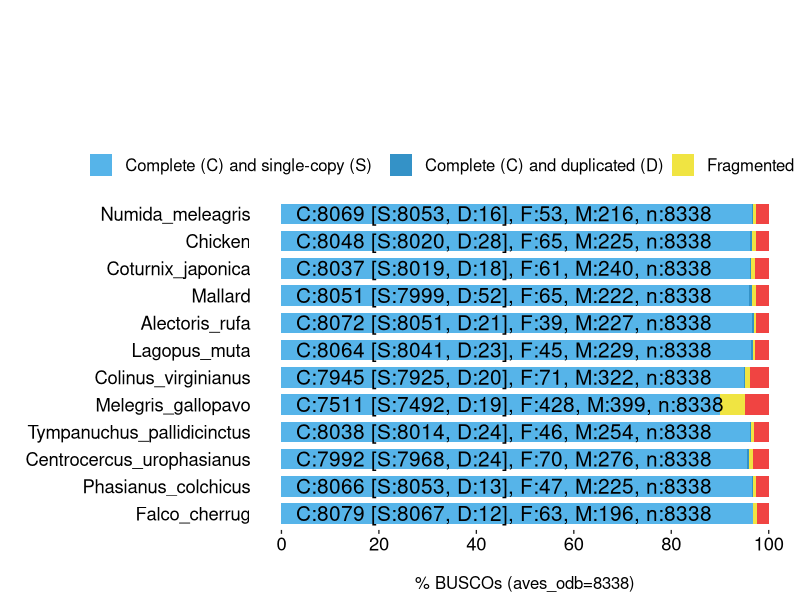
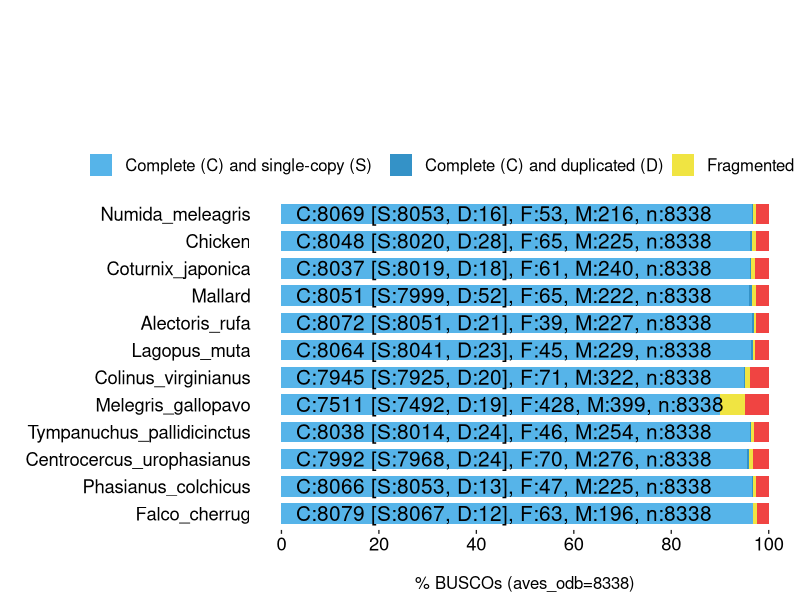

Generate these figures, in order, with R:
######################################
#
# BUSCO summary figure
# @version 4.0.0
# @since BUSCO 2.0.0
# 
# Copyright (c) 2016-2023, Evgeny Zdobnov (ez@ezlab.org)
# Licensed under the MIT license. See LICENSE.md file.
#
######################################

# Load the required libraries
library(ggplot2)
library("grid")

# !!! CONFIGURE YOUR PLOT HERE !!! 
# Output
my_output <- paste("Bird_buscos_update_no_replite.png",sep="/") 
my_width <- 45
my_height <- 55
my_unit <- "cm"

# Colors
my_colors <- c("#56B4E9", "#3492C7", "#F0E442", "#F04442")
# Bar height ratio
my_bar_height <- 0.75

# Legend
my_title <- "BUSCO Assessment Results"

# Font
my_family <- "sans"
my_size_ratio <- 1

# !!! SEE YOUR DATA HERE !!! 
# Your data as generated by python, remove or add more
#anolis_spe <- ("'Anolis', 'Anolis', 'Anolis', 'Anolis'")
my_species <- c('Alectoris_rufa', 'Alectoris_rufa', 'Alectoris_rufa', 'Alectoris_rufa', 'Centrocercus_urophasianus', 'Centrocercus_urophasianus', 
                'Centrocercus_urophasianus', 'Centrocercus_urophasianus', 'Chicken', 'Chicken', 'Chicken', 'Chicken', 'Coturnix_japonica', 'Coturnix_japonica',
                'Coturnix_japonica', 'Coturnix_japonica', 'Falco_cherrug', 'Falco_cherrug', 'Falco_cherrug', 'Falco_cherrug', 'Lagopus_muta', 'Lagopus_muta', 
                'Lagopus_muta', 'Lagopus_muta', 'Mallard', 'Mallard', 'Mallard', 'Mallard', 'Melegris_gallopavo', 'Melegris_gallopavo', 'Melegris_gallopavo', 'Melegris_gallopavo',
                'Numida_meleagris', 'Numida_meleagris', 'Numida_meleagris', 'Numida_meleagris', 'Phasianus_colchicus', 'Phasianus_colchicus', 'Phasianus_colchicus', 'Phasianus_colchicus',
                'Tympanuchus_pallidicinctus', 'Tympanuchus_pallidicinctus', 'Tympanuchus_pallidicinctus', 'Tympanuchus_pallidicinctus', 'Colinus_virginianus','Colinus_virginianus','Colinus_virginianus','Colinus_virginianus')

# reorder the  species to math the bar plot of ScaffoldsN50
my_species <- factor(my_species, levels = c("Falco_cherrug","Phasianus_colchicus","Centrocercus_urophasianus", 
                                            "Tympanuchus_pallidicinctus","Melegris_gallopavo","Colinus_virginianus", "Lagopus_muta", "Alectoris_rufa",
                                            "Mallard","Coturnix_japonica", "Chicken", "Numida_meleagris"))


#
#anolis_per <- c(78.2, 1.4, 3.0, 17.4,)
#anolis_values <- c(6524, 117, 252, 1445)
my_percentage <- c(96.6, 0.3, 0.5, 2.6, 95.6, 0.3, 0.8, 3.3, 96.2, 0.3, 0.8, 2.7, 96.2, 0.2, 0.7, 2.9, 96.7, 0.1, 0.8, 2.4, 96.4, 0.3, 0.5, 2.8, 95.9, 0.6, 0.8, 2.7, 
                   89.9, 0.2, 5.1, 4.8, 96.6, 0.2, 0.6, 2.6, 96.6, 0.2, 0.6, 2.6, 96.1, 0.3, 0.6, 3.0, 95.0, 0.2, 0.9, 3.9)
my_values <- c(8051, 21, 39, 227, 7968, 24, 70, 276, 8020, 28, 65, 225, 8019, 18, 61, 240, 8067, 12, 63, 196, 8041, 23, 45, 229, 7999, 52, 65, 222, 7492, 19, 428, 399, 
               8053, 16, 53, 216, 8053, 13, 47, 225, 8014, 24, 46, 254, 7925, 20, 71, 322)

######################################
######################################
######################################
# Code to produce the graph
labsize = 1
if (length(levels(my_species)) > 10){
 labsize = 0.66
}
print("Plotting the figure ...")
category <- c(rep(c("S","D","F","M"),c(1)))
category <-factor(category)
category = factor(category,levels(category)[c(4,1,2,3)])
df = data.frame(my_species,my_percentage,my_values,category)

figure <- ggplot() + 
  
  geom_bar(aes(y = my_percentage, x = my_species, fill = category), position = position_stack(reverse = TRUE), data = df, stat="identity", width=my_bar_height) + 
  coord_flip() + 
  theme_gray(base_size = 10) + 
  scale_y_continuous(labels = c("0","20","40","60","80","100"), breaks = c(0,20,40,60,80,100)) + 
  scale_fill_manual(values = my_colors,labels =c(" Complete (C) and single-copy (S)  ",
                                                 " Complete (C) and duplicated (D)",
                                                 " Fragmented (F)  ",
                                                 " Missing (M)")) +   
  ggtitle(my_title) + 
  xlab("") + 
  ylab("\n% BUSCOs (aves_odb=8338)") + 
  
  theme(plot.title = element_text(family=my_family, hjust=5, colour = "black", size = rel(10)*my_size_ratio, face = "bold"),
        legend.title=element_text(size=22),
        legend.key = element_rect(fill = "transparent", colour = "transparent"),
        panel.background=element_rect(fill="transparent",colour=NA),
        plot.background=element_rect(fill="transparent",colour=NA),
        legend.background = element_rect(fill = "transparent")) +
  
  theme(legend.position="top",legend.title = element_blank()) + 
  theme(legend.text = element_text(family=my_family, size = rel(1.2)*my_size_ratio)) +
  theme(panel.background = element_rect()) +
  theme(panel.grid.minor = element_blank()) + 
  theme(panel.grid.major = element_blank()) +
  theme(axis.text.y = element_text(family=my_family, colour = "black", size = rel(1.66)*my_size_ratio)) + 
  theme(axis.text.x = element_text(family=my_family, colour = "black", size = rel(1.66)*my_size_ratio)) + 
  #theme(axis.line = element_line(size=1*my_size_ratio, colour = "black")) + 
  theme(axis.ticks.length = unit(0.80, "cm")) + 
  theme(axis.ticks.y = element_line(colour="white", size = 0)) + 
  theme(axis.ticks.x = element_line(colour="#222222")) + 
  theme(axis.ticks.length = unit(0.1, "cm")) + 
  theme(axis.title.x = element_text(family=my_family, size=rel(1.2)*my_size_ratio)) + 
  
  guides(fill = guide_legend(override.aes = list(colour = NULL))) +
  guides(fill=guide_legend())

for(i in rev(c(1:length(levels(my_species))))){
  detailed_values <- my_values[my_species==my_species[my_species==levels(my_species)[i]]]
  total_buscos <- sum(detailed_values)
  figure <- figure + 
    annotate("text", label=paste("C:", detailed_values[1] + detailed_values[2], " [S:", detailed_values[1], ", D:", detailed_values[2], "], F:", detailed_values[3], ", M:", detailed_values[4], ", n:", total_buscos, sep=""), 
             y=3, x = i, size = labsize*8*my_size_ratio, colour = "black", hjust=0, family=my_family)
}


figure
ggsave(figure, file=my_output, width = my_width, height = my_height, unit = my_unit, dpi = 300)


#ggsave(figure, file="myplot.svg", width = my_width, height = my_height, units = "cm")
print("Done")
